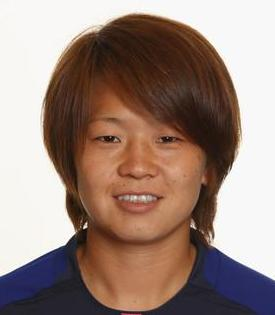
#> input picture Whitening/0171_01.jpg, 275 x 315 px
$ python Whitening.py
#> lines starting #> are read from the running program, lines starting #| are printed output that depends on the picture; after the words box and inside, x2 and y2 are one past the last pixel; in counts of white or black regions, pixels touching at a corner belong together
"""
美白模块
Whitening(img, x, y, w, h)
"""

import cv2
import numpy as np


def Whitening(img, x, y, w, h):
    """
    :param img:图片数组
    :param x:人脸框左上角x
    :param y:人脸框左上角y
    :param w:人脸框宽度
    :param h:人脸框高度
    :return:调整之后的图片数组
    """
    #import pdb
    #pdb.set_trace()
    img_clip = img[x:x+w,y:y+w,:]
    mask = skin_detect(img_clip)
    mask = mask.astype('uint8')
    img1 = cv2.bitwise_and(img_clip, mask)
    mask = cv2.bitwise_not(mask)
    img2 = cv2.bitwise_and(img_clip, mask)
    img3 = cv2.GaussianBlur(img1, (0, 0), 9)
    img1 = cv2.addWeighted(img1, 1.5, img3, -0.5, 0)

    img1 = cv2.bitwise_or(img1, img2)
    img[x:x + w, y:y + w, :] = img1
    add_temp = np.ones(img.shape, np.uint8) * 40
    img = cv2.add(img, add_temp)
    return img

def findBiggestContour(contours):
    #import pdb
    #pdb.set_trace()
    index = -1
    size = 0
    for i in range(len(contours)):
        if len(contours[i]) > size:
            size = len(contours[i])
            index = i
    return index


def skin_detect(img):
    #import pdb
    #pdb.set_trace()
    img_blur = cv2.blur(img, (3, 3))
    img_hsv = cv2.cvtColor(img_blur, cv2.COLOR_BGR2YCrCb)
    cr = cv2.split(img_hsv)[1]
    _, cr = cv2.threshold(cr, 0, 255, cv2.THRESH_BINARY | cv2.THRESH_OTSU)
    cr_mask = np.zeros(img.shape)
    cr_mask[:, :, 0] = cr
    cr_mask[:, :, 1] = cr
    cr_mask[:, :, 2] = cr
    cr_mask = cr_mask.astype('uint8')
    mask = cv2.bitwise_and(img, cr_mask)
    return mask


if __name__ == '__main__':
    img = cv2.imread('./0171_01.jpg')
#> img is the input picture: shape (315, 275, 3); mean B, G, R 125.6, 134.8, 156.4
    img_ = Whitening(img, 0, 0, img.shape[0], img.shape[1])
#> in skin_detect, `img_hsv = cv2.cvtColor(img_blur, cv2.COLOR_BGR2YCrCb)`: img_hsv: shape (315, 275, 3); mean of channels 0, 1, 2 140.2, 139.6, 119.7
#> in skin_detect, `cr = cv2.split(img_hsv)[1]`:
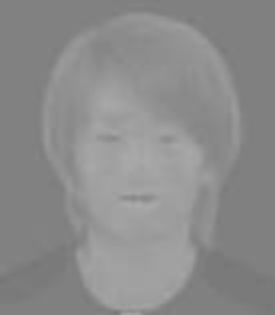
#> cr: shape (315, 275); min 117, max 171, mean 139.6
#> in skin_detect, `_, cr = cv2.threshold(cr, 0, 255, cv2.THRESH_BINARY | cv2.THRESH_OTSU)`:
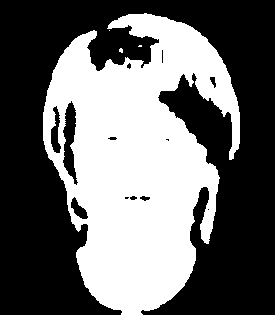
#> cr: shape (315, 275); 41.7% white; 4 white regions (3 under 20 px), largest, box (x1, y1, x2, y2) and area: (43, 13, 240, 315) 36106
#> in skin_detect, `cr_mask[:, :, 0] = cr`: cr_mask: shape (315, 275, 3) float64; mean of channels 0, 1, 2 106.4, 0, 0
#> in skin_detect, `cr_mask[:, :, 1] = cr`: cr_mask: shape (315, 275, 3) float64; mean of channels 0, 1, 2 106.4, 106.4, 0
#> in skin_detect, `cr_mask[:, :, 2] = cr`: cr_mask: shape (315, 275, 3) float64; mean of channels 0, 1, 2 106.4, 106.4, 106.4
#> in skin_detect, `cr_mask = cr_mask.astype('uint8')`: cr_mask: shape (315, 275, 3); mean of channels 0, 1, 2 106.4, 106.4, 106.4
#> in Whitening, `mask = cv2.bitwise_not(mask)`:
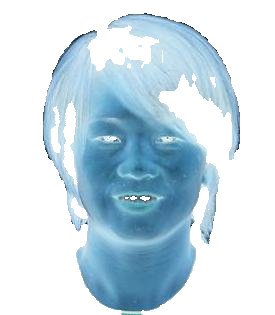
#> mask: shape (315, 275, 3); mean B, G, R 231.1, 220.3, 200.8
#> in Whitening, `img2 = cv2.bitwise_and(img_clip, mask)`:
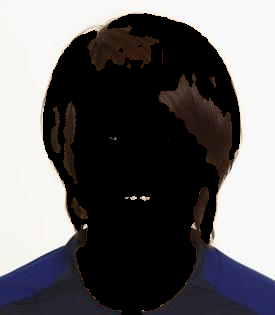
#> img2: shape (315, 275, 3); mean B, G, R 101.7, 100.2, 102.2
#> in Whitening, `img3 = cv2.GaussianBlur(img1, (0, 0), 9)`:
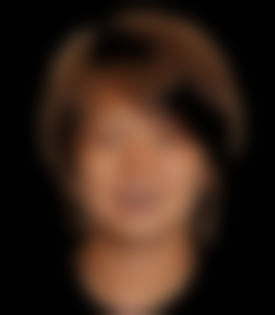
#> img3: shape (315, 275, 3); mean B, G, R 23.9, 34.7, 54.2
#> in Whitening, `img1 = cv2.addWeighted(img1, 1.5, img3, -0.5, 0)`:
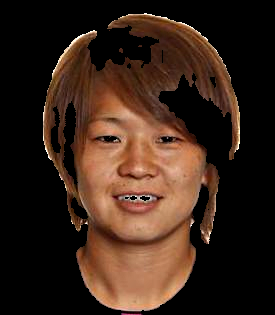
#> img1: shape (315, 275, 3); mean B, G, R 25.2, 36.6, 57
#> in Whitening, `img = cv2.add(img, add_temp)`:
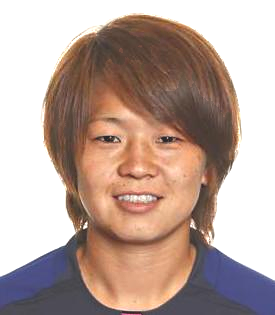
#> img: shape (315, 275, 3); mean B, G, R 155.9, 164.9, 186.9
    cv2.imshow("img", img_)
    cv2.waitKey()

$ run again, with Whitening/0007_01.jpg copied over Whitening/0171_01.jpg
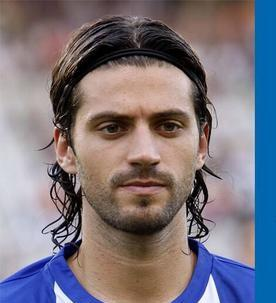
#> input picture Whitening/0007_01.jpg, 276 x 303 px
#> img is the input picture: shape (303, 276, 3); mean B, G, R 126.1, 117.3, 123.2
#> img_hsv: shape (303, 276, 3); mean of channels 0, 1, 2 120, 130.3, 131.4
#> in skin_detect, `_, cr = cv2.threshold(cr, 0, 255, cv2.THRESH_BINARY | cv2.THRESH_OTSU)`:
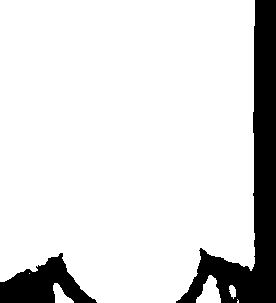
#> cr: shape (303, 276); 86.4% white; 2 black regions, box (x1, y1, x2, y2) and area: (176, 0, 276, 303) 8823, (0, 253, 97, 303) 2538
#> in Whitening, `img = cv2.add(img, add_temp)`:
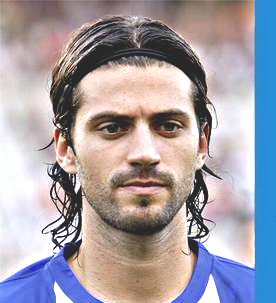
#> img: shape (303, 276, 3); mean B, G, R 167.9, 159.6, 165

$ run again, with Whitening/0010_01.jpg copied over Whitening/0171_01.jpg
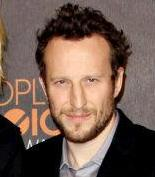
#> input picture Whitening/0010_01.jpg, 155 x 177 px
#> img is the input picture: shape (177, 155, 3); mean B, G, R 81.1, 92.1, 114.8
#> img_hsv: shape (177, 155, 3); mean of channels 0, 1, 2 97.6, 140.3, 118.7
#> in skin_detect, `_, cr = cv2.threshold(cr, 0, 255, cv2.THRESH_BINARY | cv2.THRESH_OTSU)`:
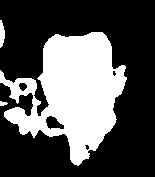
#> cr: shape (177, 155); 33.6% white; 3 white regions, box (x1, y1, x2, y2) and area: (0, 32, 127, 166) 9096, (0, 20, 5, 48) 104, (0, 101, 8, 106) 28
#> in Whitening, `img = cv2.add(img, add_temp)`:
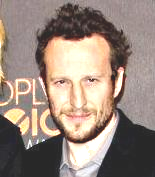
#> img: shape (177, 155, 3); mean B, G, R 124.6, 135.7, 152.7

$ run again, with Whitening/0011_02.jpg copied over Whitening/0171_01.jpg
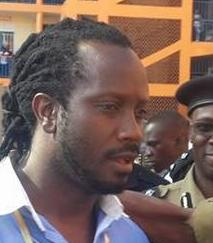
#> input picture Whitening/0011_02.jpg, 213 x 243 px
#> img is the input picture: shape (243, 213, 3); mean B, G, R 93.8, 100.8, 122.7
#> img_hsv: shape (243, 213, 3); mean of channels 0, 1, 2 106.6, 139.5, 120.8
#> in Whitening, `img = cv2.add(img, add_temp)`:
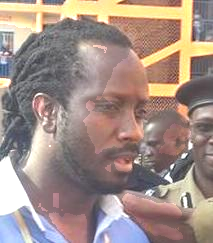
#> img: shape (243, 213, 3); mean B, G, R 135.8, 143.4, 162.2
